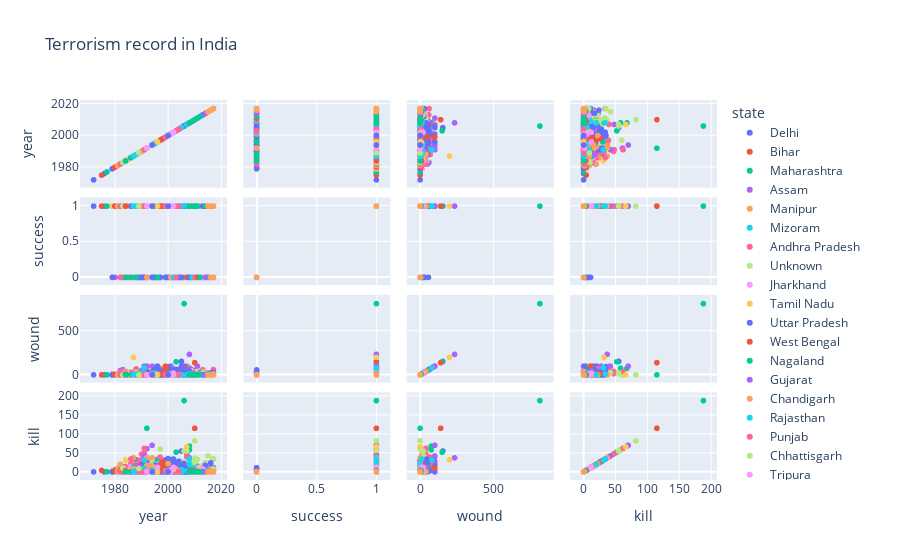

Source (notebook cell):
### Code cell
px.scatter_matrix(india, title='Terrorism record in India',dimensions=["year", "success", "wound", "kill"],color='state')

### Figure 1 — Plotly figure (JSON) as saved in the notebook; plotly's stock layout.template omitted (floating-point values rounded to 4 significant figures; data arrays with more than 128 entries replaced by an {"elided": "..."} marker saying what was removed)
{"data": [{"dimensions": [{"axis": {"matches": true}, "label": "year", "values": {"elided": "203 int values"}}, {"axis": {"matches": true}, "label": "success", "values": {"elided": "203 int values"}}, {"axis": {"matches": true}, "label": "wound", "values": {"elided": "203 int values"}}, {"axis": {"matches": true}, "label": "kill", "values": {"elided": "203 int values"}}], "hoverlabel": {"namelength": 0}, "hovertemplate": "state=Delhi<br>%{xaxis.title.text}=%{x}<br>%{yaxis.title.text}=%{y}", "legendgroup": "Delhi", "marker": {"color": "#636efa", "symbol": "circle"}, "name": "Delhi", "showlegend": true, "type": "splom"}, {"dimensions": [{"axis": {"matches": true}, "label": "year", "values": {"elided": "687 int values"}}, {"axis": {"matches": true}, "label": "success", "values": {"elided": "687 int values"}}, {"axis": {"matches": true}, "label": "wound", "values": {"elided": "687 int values"}}, {"axis": {"matches": true}, "label": "kill", "values": {"elided": "687 int values"}}], "hoverlabel": {"namelength": 0}, "hovertemplate": "state=Bihar<br>%{xaxis.title.text}=%{x}<br>%{yaxis.title.text}=%{y}", "legendgroup": "Bihar", "marker": {"color": "#EF553B", "symbol": "circle"}, "name": "Bihar", "showlegend": true, "type": "splom"}, {"dimensions": [{"axis": {"matches": true}, "label": "year", "values": {"elided": "302 int values"}}, {"axis": {"matches": true}, "label": "success", "values": {"elided": "302 int values"}}, {"axis": {"matches": true}, "label": "wound", "values": {"elided": "302 int values"}}, {"axis": {"matches": true}, "label": "kill", "values": {"elided": "302 int values"}}], "hoverlabel": {"namelength": 0}, "hovertemplate": "state=Maharashtra<br>%{xaxis.title.text}=%{x}<br>%{yaxis.title.text}=%{y}", "legendgroup": "Maharashtra", "marker": {"color": "#00cc96", "symbol": "circle"}, "name": "Maharashtra", "showlegend": true, "type": "splom"}, {"dimensions": [{"axis": {"matches": true}, "label": "year", "values": {"elided": "1151 int values"}}, {"axis": {"matches": true}, "label": "success", "values": {"elided": "1151 int values"}}, {"axis": {"matches": true}, "label": "wound", "values": {"elided": "1151 int values"}}, {"axis": {"matches": true}, "label": "kill", "values": {"elided": "1151 int values"}}], "hoverlabel": {"namelength": 0}, "hovertemplate": "state=Assam<br>%{xaxis.title.text}=%{x}<br>%{yaxis.title.text}=%{y}", "legendgroup": "Assam", "marker": {"color": "#ab63fa", "symbol": "circle"}, "name": "Assam", "showlegend": true, "type": "splom"}, {"dimensions": [{"axis": {"matches": true}, "label": "year", "values": {"elided": "1098 int values"}}, {"axis": {"matches": true}, "label": "success", "values": {"elided": "1098 int values"}}, {"axis": {"matches": true}, "label": "wound", "values": {"elided": "1098 int values"}}, {"axis": {"matches": true}, "label": "kill", "values": {"elided": "1098 int values"}}], "hoverlabel": {"namelength": 0}, "hovertemplate": "state=Manipur<br>%{xaxis.title.text}=%{x}<br>%{yaxis.title.text}=%{y}", "legendgroup": "Manipur", "marker": {"color": "#FFA15A", "symbol": "circle"}, "name": "Manipur", "showlegend": true, "type": "splom"}, {"dimensions": [{"axis": {"matches": true}, "label": "year", "values": [1979, 1979, 1979, 1979, 1979, 1982, 1982, 1991, 1991, 1992, 1992, 1999, 2011, 2012, 2012, 2013, 2013, 2014, 2014, 2014, 2014, 2014, 2014, 2015, 2015, 2015, 2017]}, {"axis": {"matches": true}, "label": "success", "values": [1, 1, 1, 1, 1, 1, 1, 1, 1, 1, 1, 1, 1, 1, 1, 1, 1, 1, 1, 1, 1, 1, 1, 1, 0, 0, 0]}, {"axis": {"matches": true}, "label": "wound", "values": [0, 0, 0, 0, 0, 0, 0, 0, 15, 0, 0, 0, 0, 0, 0, 0, 3, 0, 0, 0, 0, 0, 0, 0, 0, 6, 0]}, {"axis": {"matches": true}, "label": "kill", "values": [1, 0, 0, 1, 1, 1, 4, 4, 3, 6, 0, 8, 0, 0, 0, 0, 0, 0, 0, 0, 0, 0, 0, 0, 0, 3, 0]}], "hoverlabel": {"namelength": 0}, "hovertemplate": "state=Mizoram<br>%{xaxis.title.text}=%{x}<br>%{yaxis.title.text}=%{y}", "legendgroup": "Mizoram", "marker": {"color": "#19d3f3", "symbol": "circle"}, "name": "Mizoram", "showlegend": true, "type": "splom"}, {"dimensions": [{"axis": {"matches": true}, "label": "year", "values": {"elided": "251 int values"}}, {"axis": {"matches": true}, "label": "success", "values": {"elided": "251 int values"}}, {"axis": {"matches": true}, "label": "wound", "values": {"elided": "251 int values"}}, {"axis": {"matches": true}, "label": "kill", "values": {"elided": "251 int values"}}], "hoverlabel": {"namelength": 0}, "hovertemplate": "state=Andhra Pradesh<br>%{xaxis.title.text}=%{x}<br>%{yaxis.title.text}=%{y}", "legendgroup": "Andhra Pradesh", "marker": {"color": "#FF6692", "symbol": "circle"}, "name": "Andhra Pradesh", "showlegend": true, "type": "splom"}, {"dimensions": [{"axis": {"matches": true}, "label": "year", "values": {"elided": "156 int values"}}, {"axis": {"matches": true}, "label": "success", "values": {"elided": "156 int values"}}, {"axis": {"matches": true}, "label": "wound", "values": {"elided": "156 int values"}}, {"axis": {"matches": true}, "label": "kill", "values": {"elided": "156 int values"}}], "hoverlabel": {"namelength": 0}, "hovertemplate": "state=Unknown<br>%{xaxis.title.text}=%{x}<br>%{yaxis.title.text}=%{y}", "legendgroup": "Unknown", "marker": {"color": "#B6E880", "symbol": "circle"}, "name": "Unknown", "showlegend": true, "type": "splom"}, {"dimensions": [{"axis": {"matches": true}, "label": "year", "values": {"elided": "887 int values"}}, {"axis": {"matches": true}, "label": "success", "values": {"elided": "887 int values"}}, {"axis": {"matches": true}, "label": "wound", "values": {"elided": "887 int values"}}, {"axis": {"matches": true}, "label": "kill", "values": {"elided": "887 int values"}}], "hoverlabel": {"namelength": 0}, "hovertemplate": "state=Jharkhand<br>%{xaxis.title.text}=%{x}<br>%{yaxis.title.text}=%{y}", "legendgroup": "Jharkhand", "marker": {"color": "#FF97FF", "symbol": "circle"}, "name": "Jharkhand", "showlegend": true, "type": "splom"}, {"dimensions": [{"axis": {"matches": true}, "label": "year", "values": {"elided": "164 int values"}}, {"axis": {"matches": true}, "label": "success", "values": {"elided": "164 int values"}}, {"axis": {"matches": true}, "label": "wound", "values": {"elided": "164 int values"}}, {"axis": {"matches": true}, "label": "kill", "values": {"elided": "164 int values"}}], "hoverlabel": {"namelength": 0}, "hovertemplate": "state=Tamil Nadu<br>%{xaxis.title.text}=%{x}<br>%{yaxis.title.text}=%{y}", "legendgroup": "Tamil Nadu", "marker": {"color": "#FECB52", "symbol": "circle"}, "name": "Tamil Nadu", "showlegend": true, "type": "splom"}, {"dimensions": [{"axis": {"matches": true}, "label": "year", "values": {"elided": "200 int values"}}, {"axis": {"matches": true}, "label": "success", "values": {"elided": "200 int values"}}, {"axis": {"matches": true}, "label": "wound", "values": {"elided": "200 int values"}}, {"axis": {"matches": true}, "label": "kill", "values": {"elided": "200 int values"}}], "hoverlabel": {"namelength": 0}, "hovertemplate": "state=Uttar Pradesh<br>%{xaxis.title.text}=%{x}<br>%{yaxis.title.text}=%{y}", "legendgroup": "Uttar Pradesh", "marker": {"color": "#636efa", "symbol": "circle"}, "name": "Uttar Pradesh", "showlegend": true, "type": "splom"}, {"dimensions": [{"axis": {"matches": true}, "label": "year", "values": {"elided": "649 int values"}}, {"axis": {"matches": true}, "label": "success", "values": {"elided": "649 int values"}}, {"axis": {"matches": true}, "label": "wound", "values": {"elided": "649 int values"}}, {"axis": {"matches": true}, "label": "kill", "values": {"elided": "649 int values"}}], "hoverlabel": {"namelength": 0}, "hovertemplate": "state=West Bengal<br>%{xaxis.title.text}=%{x}<br>%{yaxis.title.text}=%{y}", "legendgroup": "West Bengal", "marker": {"color": "#EF553B", "symbol": "circle"}, "name": "West Bengal", "showlegend": true, "type": "splom"}, {"dimensions": [{"axis": {"matches": true}, "label": "year", "values": [1981, 1984, 1986, 1990, 1992, 1992, 1994, 1995, 1995, 1996, 1996, 1996, 1996, 1996, 1997, 1997, 1997, 1997, 1999, 2000, 2001, 2002, 2004, 2005, 2007, 2008, 2008, 2008, 2008, 2008, 2008, 2008, 2008, 2008, 2008, 2008, 2008, 2008, 2008, 2008, 2008, 2008, 2008, 2008, 2008, 2008, 2008, 2008, 2008, 2008, 2008, 2009, 2009, 2009, 2009, 2009, 2009, 2010, 2011, 2011, 2011, 2011, 2011, 2012, 2013, 2013, 2013, 2013, 2013, 2013, 2013, 2013, 2014, 2014, 2014, 2014, 2015, 2015, 2015, 2015, 2015, 2015, 2015, 2015, 2015, 2015, 2015, 2015, 2015, 2015, 2015, 2015, 2015, 2015, 2015, 2015, 2015, 2015, 2015, 2015, 2016, 2016, 2016, 2016, 2016, 2016, 2017, 2017, 2017, 2017, 2017, 2017, 2017, 2017, 2017]}, {"axis": {"matches": true}, "label": "success", "values": [1, 1, 1, 0, 1, 1, 1, 1, 1, 1, 1, 1, 1, 1, 1, 1, 1, 1, 0, 1, 1, 1, 1, 1, 1, 1, 1, 1, 1, 1, 1, 1, 1, 1, 1, 1, 1, 1, 1, 1, 1, 1, 1, 1, 1, 1, 1, 1, 1, 1, 1, 1, 1, 1, 1, 1, 1, 1, 1, 1, 1, 1, 1, 0, 1, 1, 1, 1, 1, 1, 1, 1, 1, 1, 1, 1, 1, 1, 0, 1, 1, 1, 1, 1, 1, 1, 0, 1, 0, 1, 1, 1, 1, 1, 1, 1, 0, 0, 0, 0, 1, 0, 1, 0, 1, 1, 0, 1, 1, 1, 0, 1, 1, 0, 1]}, {"axis": {"matches": true}, "label": "wound", "values": [0, 0, 5, 1, 0, 0, 0, 20, 6, 5, 0, 4, 31, 11, 10, 15, 0, 0, 0, 12, 0, 2, 40, 5, 2, 0, 0, 0, 0, 0, 0, 0, 0, 0, 0, 0, 0, 0, 0, 0, 0, 0, 2, 3, 0, 0, 0, 0, 0, 1, 1, 0, 0, 0, 0, 0, 0, 0, 0, 2, 3, 0, 0, 0, 2, 3, 0, 1, 1, 1, 0, 0, 0, 0, 0, 0, 0, 0, 0, 0, 4, 2, 0, 3, 0, 6, 0, 0, 0, 1, 0, 0, 2, 0, 2, 1, 0, 0, 0, 0, 1, 0, 4, 0, 3, 0, 0, 0, 0, 4, 0, 0, 1, 0, 1]}, {"axis": {"matches": true}, "label": "kill", "values": [3, 1, 7, 2, 4, 13, 0, 8, 9, 6, 2, 6, 30, 3, 6, 8, 0, 0, 2, 4, 0, 2, 12, 0, 0, 2, 1, 2, 2, 0, 7, 5, 1, 1, 1, 2, 2, 0, 1, 1, 0, 1, 0, 1, 1, 3, 1, 1, 0, 0, 0, 0, 0, 0, 1, 0, 1, 0, 1, 2, 1, 0, 0, 0, 0, 0, 1, 0, 0, 1, 0, 0, 0, 0, 0, 0, 0, 0, 0, 0, 0, 0, 0, 0, 1, 9, 0, 0, 0, 0, 0, 0, 2, 0, 2, 0, 0, 0, 0, 1, 0, 0, 0, 0, 0, 0, 0, 0, 1, 1, 0, 1, 0, 0, 0]}], "hoverlabel": {"namelength": 0}, "hovertemplate": "state=Nagaland<br>%{xaxis.title.text}=%{x}<br>%{yaxis.title.text}=%{y}", "legendgroup": "Nagaland", "marker": {"color": "#00cc96", "symbol": "circle"}, "name": "Nagaland", "showlegend": true, "type": "splom"}, {"dimensions": [{"axis": {"matches": true}, "label": "year", "values": [1981, 1987, 1987, 1988, 1988, 1988, 1990, 1990, 1990, 1990, 1991, 1992, 1992, 1994, 1994, 1999, 2002, 2002, 2002, 2002, 2002, 2002, 2003, 2005, 2006, 2008, 2008, 2008, 2008, 2008, 2008, 2008, 2008, 2008, 2008, 2008, 2008, 2008, 2008, 2008, 2008, 2008, 2008, 2008, 2008, 2008, 2008, 2008, 2008, 2008, 2008, 2008, 2008, 2008, 2008, 2008, 2008, 2008, 2008, 2008, 2008, 2008, 2008, 2008, 2008, 2008, 2008, 2008, 2008, 2008, 2008, 2008, 2008, 2009, 2009, 2012, 2013, 2013, 2016, 2016, 2017, 2017, 2017, 2017]}, {"axis": {"matches": true}, "label": "success", "values": [1, 1, 1, 1, 1, 1, 1, 1, 1, 1, 1, 1, 1, 1, 1, 1, 1, 1, 1, 1, 1, 1, 1, 1, 1, 1, 1, 1, 1, 1, 1, 1, 1, 1, 1, 1, 1, 1, 1, 1, 1, 1, 0, 0, 0, 0, 0, 0, 0, 0, 0, 0, 0, 0, 0, 0, 0, 0, 0, 0, 0, 0, 0, 0, 0, 0, 0, 0, 0, 0, 1, 1, 1, 0, 0, 1, 1, 0, 0, 1, 0, 0, 0, 1]}, {"axis": {"matches": true}, "label": "wound", "values": [0, 0, 0, 0, 0, 2, 0, 0, 0, 5, 0, 100, 2, 6, 4, 0, 4, 4, 4, 0, 0, 70, 0, 0, 25, 11, 11, 11, 12, 12, 12, 11, 12, 12, 12, 12, 12, 12, 12, 12, 12, 12, 0, 0, 0, 0, 0, 0, 0, 0, 0, 0, 0, 0, 0, 0, 0, 0, 0, 0, 0, 0, 0, 0, 0, 0, 0, 0, 0, 0, 9, 0, 0, 0, 0, 5, 1, 1, 0, 0, 1, 0, 0, 1]}, {"axis": {"matches": true}, "label": "kill", "values": [1, 5, 5, 4, 7, 2, 0, 3, 1, 0, 3, 27, 1, 3, 4, 1, 0, 0, 0, 0, 0, 33, 1, 0, 0, 3, 3, 3, 4, 4, 4, 3, 3, 3, 3, 3, 4, 4, 3, 3, 3, 3, 0, 0, 0, 0, 0, 0, 0, 0, 0, 0, 0, 0, 0, 0, 0, 0, 0, 0, 0, 0, 0, 0, 0, 0, 0, 0, 0, 0, 1, 0, 1, 0, 0, 0, 0, 0, 0, 0, 0, 0, 0, 0]}], "hoverlabel": {"namelength": 0}, "hovertemplate": "state=Gujarat<br>%{xaxis.title.text}=%{x}<br>%{yaxis.title.text}=%{y}", "legendgroup": "Gujarat", "marker": {"color": "#ab63fa", "symbol": "circle"}, "name": "Gujarat", "showlegend": true, "type": "splom"}, {"dimensions": [{"axis": {"matches": true}, "label": "year", "values": [1981, 1981, 1983, 1983, 1983, 1984, 1984, 1985, 1985, 1985, 1985, 1985, 1986, 1986, 1986, 1987, 1987, 1987, 1987, 1987, 1988, 1988, 1988, 1988, 1988, 1988, 1988, 1989, 1989, 1990, 1990, 1990, 1990, 1990, 1990, 1991, 1991, 1991, 1991, 1991, 1991, 1991, 1991, 1992, 1995, 1999, 2014]}, {"axis": {"matches": true}, "label": "success", "values": [1, 1, 1, 0, 0, 1, 1, 1, 1, 1, 0, 1, 1, 1, 1, 1, 1, 1, 1, 1, 1, 0, 1, 1, 1, 1, 1, 1, 1, 1, 1, 1, 1, 1, 1, 1, 1, 1, 0, 1, 1, 0, 1, 1, 1, 1, 1]}, {"axis": {"matches": true}, "label": "wound", "values": [2, 0, 24, 0, 0, 0, 7, 0, 0, 0, 0, 0, 0, 0, 8, 0, 15, 0, 0, 8, 0, 1, 0, 0, 1, 0, 2, 0, 0, 13, 0, 0, 0, 0, 0, 0, 0, 0, 11, 1, 1, 15, 0, 0, 30, 2, 0]}, {"axis": {"matches": true}, "label": "kill", "values": [1, 3, 3, 0, 0, 1, 1, 1, 1, 1, 0, 0, 1, 1, 24, 0, 9, 8, 37, 2, 12, 0, 3, 4, 1, 0, 1, 1, 2, 6, 1, 4, 2, 7, 1, 30, 1, 1, 0, 0, 2, 2, 0, 1, 16, 0, 0]}], "hoverlabel": {"namelength": 0}, "hovertemplate": "state=Chandigarh<br>%{xaxis.title.text}=%{x}<br>%{yaxis.title.text}=%{y}", "legendgroup": "Chandigarh", "marker": {"color": "#FFA15A", "symbol": "circle"}, "name": "Chandigarh", "showlegend": true, "type": "splom"}, {"dimensions": [{"axis": {"matches": true}, "label": "year", "values": [1982, 1984, 1987, 1987, 1987, 1988, 1988, 1988, 1988, 1988, 1988, 1988, 1989, 1989, 1989, 1989, 1989, 1989, 1990, 1990, 1991, 1992, 1992, 1992, 1995, 1995, 1996, 1996, 1996, 1996, 1997, 1997, 1997, 2007, 2008, 2008, 2011, 2012, 2013, 2015, 2016, 2017]}, {"axis": {"matches": true}, "label": "success", "values": [1, 1, 1, 1, 1, 1, 1, 1, 1, 1, 1, 1, 1, 1, 1, 1, 1, 1, 1, 1, 1, 1, 1, 1, 1, 1, 1, 1, 1, 0, 0, 0, 1, 1, 1, 1, 1, 1, 1, 1, 1, 0]}, {"axis": {"matches": true}, "label": "wound", "values": [1, 0, 0, 0, 0, 0, 1, 0, 0, 0, 0, 0, 0, 0, 0, 0, 0, 2, 0, 0, 1, 3, 5, 0, 0, 6, 1, 30, 30, 0, 0, 0, 9, 18, 0, 0, 0, 1, 0, 0, 1, 0]}, {"axis": {"matches": true}, "label": "kill", "values": [1, 2, 1, 1, 1, 2, 1, 1, 5, 9, 1, 4, 1, 3, 1, 2, 7, 0, 4, 3, 1, 10, 4, 17, 0, 5, 0, 14, 8, 0, 0, 0, 4, 3, 0, 0, 0, 0, 2, 0, 0, 0]}], "hoverlabel": {"namelength": 0}, "hovertemplate": "state=Rajasthan<br>%{xaxis.title.text}=%{x}<br>%{yaxis.title.text}=%{y}", "legendgroup": "Rajasthan", "marker": {"color": "#19d3f3", "symbol": "circle"}, "name": "Rajasthan", "showlegend": true, "type": "splom"}, {"dimensions": [{"axis": {"matches": true}, "label": "year", "values": {"elided": "940 int values"}}, {"axis": {"matches": true}, "label": "success", "values": {"elided": "940 int values"}}, {"axis": {"matches": true}, "label": "wound", "values": {"elided": "940 int values"}}, {"axis": {"matches": true}, "label": "kill", "values": {"elided": "940 int values"}}], "hoverlabel": {"namelength": 0}, "hovertemplate": "state=Punjab<br>%{xaxis.title.text}=%{x}<br>%{yaxis.title.text}=%{y}", "legendgroup": "Punjab", "marker": {"color": "#FF6692", "symbol": "circle"}, "name": "Punjab", "showlegend": true, "type": "splom"}, {"dimensions": [{"axis": {"matches": true}, "label": "year", "values": {"elided": "979 int values"}}, {"axis": {"matches": true}, "label": "success", "values": {"elided": "979 int values"}}, {"axis": {"matches": true}, "label": "wound", "values": {"elided": "979 int values"}}, {"axis": {"matches": true}, "label": "kill", "values": {"elided": "979 int values"}}], "hoverlabel": {"namelength": 0}, "hovertemplate": "state=Chhattisgarh<br>%{xaxis.title.text}=%{x}<br>%{yaxis.title.text}=%{y}", "legendgroup": "Chhattisgarh", "marker": {"color": "#B6E880", "symbol": "circle"}, "name": "Chhattisgarh", "showlegend": true, "type": "splom"}, {"dimensions": [{"axis": {"matches": true}, "label": "year", "values": [1984, 1984, 1984, 1984, 1985, 1986, 1986, 1986, 1987, 1989, 1989, 1989, 1991, 1991, 1991, 1992, 1992, 1996, 1996, 1996, 1997, 1997, 1998, 1998, 1998, 1999, 1999, 1999, 1999, 1999, 1999, 1999, 2000, 2000, 2000, 2000, 2000, 2000, 2000, 2000, 2000, 2000, 2000, 2000, 2000, 2000, 2000, 2000, 2000, 2000, 2000, 2000, 2000, 2001, 2001, 2001, 2001, 2001, 2001, 2001, 2002, 2002, 2003, 2003, 2003, 2003, 2003, 2003, 2003, 2003, 2003, 2003, 2004, 2005, 2006, 2006, 2008, 2008, 2008, 2008, 2008, 2008, 2008, 2009, 2009, 2009, 2009, 2009, 2009, 2010, 2010, 2011, 2011, 2011, 2011, 2011, 2011, 2011, 2012, 2012, 2012, 2012, 2013, 2013, 2013, 2014, 2014, 2014, 2014, 2014, 2014, 2014, 2014, 2015, 2017, 2017, 2017]}, {"axis": {"matches": true}, "label": "success", "values": [1, 0, 1, 1, 1, 1, 1, 1, 1, 1, 1, 1, 1, 1, 1, 1, 1, 1, 1, 1, 1, 1, 1, 1, 1, 1, 1, 1, 1, 1, 1, 1, 1, 1, 1, 1, 1, 1, 1, 1, 1, 1, 1, 1, 1, 1, 1, 1, 1, 1, 1, 1, 1, 1, 1, 1, 1, 1, 1, 1, 1, 1, 1, 1, 1, 1, 1, 1, 1, 1, 1, 1, 1, 1, 1, 1, 1, 1, 1, 1, 1, 1, 1, 1, 1, 1, 1, 1, 1, 0, 1, 1, 1, 1, 1, 0, 1, 1, 1, 0, 1, 1, 1, 1, 1, 1, 1, 1, 1, 1, 1, 1, 1, 1, 0, 1, 1]}, {"axis": {"matches": true}, "label": "wound", "values": [0, 0, 0, 25, 1, 6, 6, 0, 0, 0, 2, 0, 1, 0, 1, 0, 0, 0, 4, 17, 0, 0, 0, 0, 0, 0, 0, 0, 0, 0, 5, 9, 0, 0, 2, 0, 15, 0, 0, 0, 0, 0, 0, 1, 1, 0, 0, 0, 1, 15, 7, 5, 6, 0, 0, 0, 0, 3, 3, 0, 13, 0, 2, 8, 0, 3, 3, 0, 1, 1, 0, 3, 0, 0, 0, 2, 0, 0, 19, 19, 19, 0, 0, 1, 1, 2, 0, 0, 1, 0, 0, 1, 0, 0, 0, 0, 0, 2, 0, 0, 0, 0, 0, 0, 0, 7, 0, 0, 0, 0, 0, 1, 0, 0, 0, 0, 0]}, {"axis": {"matches": true}, "label": "kill", "values": [4, 0, 3, 3, 2, 5, 14, 1, 5, 1, 1, 3, 2, 1, 1, 4, 3, 5, 8, 20, 2, 20, 3, 1, 7, 3, 0, 0, 8, 7, 8, 5, 0, 0, 0, 0, 2, 0, 0, 0, 0, 0, 0, 0, 8, 2, 25, 0, 1, 0, 1, 3, 7, 0, 0, 1, 13, 5, 9, 1, 12, 1, 5, 11, 6, 9, 19, 2, 4, 4, 4, 6, 5, 8, 3, 3, 1, 1, 1, 1, 1, 0, 0, 2, 0, 0, 0, 1, 8, 0, 2, 1, 0, 0, 0, 0, 0, 0, 0, 0, 0, 0, 0, 3, 0, 0, 0, 0, 0, 0, 1, 2, 2, 0, 0, 1, 0]}], "hoverlabel": {"namelength": 0}, "hovertemplate": "state=Tripura<br>%{xaxis.title.text}=%{x}<br>%{yaxis.title.text}=%{y}", "legendgroup": "Tripura", "marker": {"color": "#FF97FF", "symbol": "circle"}, "name": "Tripura", "showlegend": true, "type": "splom"}, {"dimensions": [{"axis": {"matches": true}, "label": "year", "values": [1984, 1984, 1984, 1984, 1984, 1985, 1988, 1988, 1988, 1988, 1988, 1988, 1988, 1988, 1988, 1988, 1988, 1988, 1988, 1989, 1989, 1989, 1989, 1989, 1990, 1990, 1991, 1991, 1991, 1992, 1992, 1995, 1996, 1996, 1996, 1997, 1997, 1997, 1997, 2007, 2008, 2008, 2012, 2013, 2014, 2016, 2016, 2016, 2016, 2017]}, {"axis": {"matches": true}, "label": "success", "values": [1, 1, 1, 0, 1, 1, 0, 1, 1, 1, 1, 0, 1, 1, 1, 1, 1, 1, 1, 1, 1, 1, 1, 1, 1, 1, 1, 1, 1, 1, 1, 1, 1, 1, 1, 1, 1, 1, 1, 1, 1, 1, 1, 1, 1, 1, 1, 1, 1, 1]}, {"axis": {"matches": true}, "label": "wound", "values": [1, 0, 0, 0, 3, 16, 1, 6, 0, 5, 25, 0, 1, 30, 15, 0, 20, 0, 25, 1, 3, 0, 45, 0, 22, 12, 0, 0, 20, 1, 0, 8, 37, 8, 7, 9, 9, 18, 3, 0, 10, 0, 2, 1, 0, 0, 0, 8, 1, 0]}, {"axis": {"matches": true}, "label": "kill", "values": [3, 1, 2, 0, 0, 3, 1, 6, 2, 13, 13, 0, 0, 14, 6, 2, 3, 1, 19, 2, 1, 1, 13, 2, 14, 3, 3, 10, 23, 5, 15, 0, 12, 0, 0, 0, 0, 1, 2, 66, 0, 0, 3, 0, 1, 0, 0, 0, 1, 1]}], "hoverlabel": {"namelength": 0}, "hovertemplate": "state=Haryana<br>%{xaxis.title.text}=%{x}<br>%{yaxis.title.text}=%{y}", "legendgroup": "Haryana", "marker": {"color": "#FECB52", "symbol": "circle"}, "name": "Haryana", "showlegend": true, "type": "splom"}, {"dimensions": [{"axis": {"matches": true}, "label": "year", "values": {"elided": "2450 int values"}}, {"axis": {"matches": true}, "label": "success", "values": {"elided": "2450 int values"}}, {"axis": {"matches": true}, "label": "wound", "values": {"elided": "2450 int values"}}, {"axis": {"matches": true}, "label": "kill", "values": {"elided": "2450 int values"}}], "hoverlabel": {"namelength": 0}, "hovertemplate": "state=Jammu and Kashmir<br>%{xaxis.title.text}=%{x}<br>%{yaxis.title.text}=%{y}", "legendgroup": "Jammu and Kashmir", "marker": {"color": "#636efa", "symbol": "circle"}, "name": "Jammu and Kashmir", "showlegend": true, "type": "splom"}, {"dimensions": [{"axis": {"matches": true}, "label": "year", "values": [1984, 1987, 1987, 1988, 1988, 1988, 1988, 1988, 1989, 1990, 1990, 1990, 1990, 1990, 1990, 1991, 1992, 1994, 1997, 1998, 1998, 1999, 1999, 2016]}, {"axis": {"matches": true}, "label": "success", "values": [1, 1, 1, 1, 1, 1, 1, 1, 1, 1, 1, 1, 1, 1, 1, 1, 0, 1, 1, 1, 1, 1, 1, 1]}, {"axis": {"matches": true}, "label": "wound", "values": [10, 0, 0, 0, 0, 4, 0, 4, 20, 13, 0, 18, 8, 0, 0, 0, 0, 12, 10, 11, 3, 100, 51, 1]}, {"axis": {"matches": true}, "label": "kill", "values": [3, 1, 4, 0, 4, 0, 1, 0, 16, 3, 0, 1, 8, 1, 1, 1, 0, 10, 18, 26, 5, 11, 12, 0]}], "hoverlabel": {"namelength": 0}, "hovertemplate": "state=Himachal Pradesh<br>%{xaxis.title.text}=%{x}<br>%{yaxis.title.text}=%{y}", "legendgroup": "Himachal Pradesh", "marker": {"color": "#EF553B", "symbol": "circle"}, "name": "Himachal Pradesh", "showlegend": true, "type": "splom"}, {"dimensions": [{"axis": {"matches": true}, "label": "year", "values": [1984, 1986, 1987, 1987, 1988, 1988, 1988, 1989, 1989, 1989, 1989, 1989, 1990, 1990, 1994, 1994, 1994, 1994, 1996, 1996, 1996, 1996, 2000, 2000, 2002, 2005, 2005, 2007, 2008, 2008, 2008, 2008, 2008, 2008, 2008, 2008, 2008, 2008, 2009, 2009, 2010, 2010, 2012, 2012, 2012, 2013, 2013, 2013, 2013, 2013, 2014, 2014, 2014, 2014, 2015, 2015, 2015, 2015, 2015, 2016, 2016, 2016, 2016, 2016, 2016, 2016, 2016, 2017, 2017, 2017, 2017]}, {"axis": {"matches": true}, "label": "success", "values": [0, 0, 1, 1, 1, 1, 0, 1, 1, 1, 1, 1, 1, 1, 1, 1, 1, 1, 1, 1, 0, 1, 1, 1, 1, 1, 1, 1, 1, 1, 1, 1, 1, 1, 1, 1, 1, 1, 0, 1, 1, 0, 1, 1, 1, 0, 1, 1, 1, 1, 0, 0, 0, 1, 1, 1, 1, 1, 1, 1, 1, 1, 1, 1, 1, 1, 0, 1, 1, 1, 1]}, {"axis": {"matches": true}, "label": "wound", "values": [0, 2, 0, 4, 0, 0, 0, 2, 0, 0, 0, 0, 50, 18, 0, 2, 2, 0, 0, 0, 0, 0, 1, 0, 0, 0, 4, 0, 0, 0, 2, 3, 2, 2, 3, 2, 3, 3, 0, 1, 10, 7, 0, 0, 5, 0, 16, 2, 0, 0, 1, 0, 0, 3, 0, 0, 0, 1, 0, 0, 0, 0, 0, 0, 0, 1, 0, 0, 0, 1, 0]}, {"axis": {"matches": true}, "label": "kill", "values": [0, 0, 6, 13, 8, 2, 0, 0, 1, 3, 2, 1, 12, 11, 0, 1, 2, 2, 0, 1, 0, 0, 0, 0, 1, 6, 1, 3, 0, 0, 1, 0, 1, 1, 0, 0, 0, 0, 0, 1, 0, 0, 1, 1, 2, 0, 0, 0, 0, 0, 0, 0, 0, 1, 0, 0, 1, 0, 0, 1, 0, 1, 1, 0, 0, 0, 0, 1, 1, 0, 1]}], "hoverlabel": {"namelength": 0}, "hovertemplate": "state=Karnataka<br>%{xaxis.title.text}=%{x}<br>%{yaxis.title.text}=%{y}", "legendgroup": "Karnataka", "marker": {"color": "#00cc96", "symbol": "circle"}, "name": "Karnataka", "showlegend": true, "type": "splom"}, {"dimensions": [{"axis": {"matches": true}, "label": "year", "values": [1987, 1987, 1987, 1987, 1988, 1988, 1988, 1988, 1989, 1989, 1989, 1989, 1990, 1990, 1990, 1991, 1991, 1992, 1994, 2000, 2001, 2009, 2014, 2017]}, {"axis": {"matches": true}, "label": "success", "values": [1, 1, 1, 1, 1, 1, 1, 1, 1, 1, 1, 1, 1, 1, 1, 1, 1, 1, 1, 1, 1, 1, 1, 0]}, {"axis": {"matches": true}, "label": "wound", "values": [0, 4, 0, 1, 0, 0, 0, 0, 15, 0, 0, 0, 36, 0, 42, 15, 100, 0, 6, 0, 0, 0, 0, 0]}, {"axis": {"matches": true}, "label": "kill", "values": [5, 4, 1, 0, 3, 4, 18, 1, 3, 1, 0, 5, 5, 0, 12, 2, 42, 2, 0, 5, 2, 1, 1, 0]}], "hoverlabel": {"namelength": 0}, "hovertemplate": "state=Uttaranchal<br>%{xaxis.title.text}=%{x}<br>%{yaxis.title.text}=%{y}", "legendgroup": "Uttaranchal", "marker": {"color": "#ab63fa", "symbol": "circle"}, "name": "Uttaranchal", "showlegend": true, "type": "splom"}, {"dimensions": [{"axis": {"matches": true}, "label": "year", "values": [1987, 1987, 1987, 1988, 1988, 1988, 1988, 1988, 1988, 1988, 1988, 1989, 1989, 1989, 1989, 1989, 1989, 1990, 1990, 1990, 1990, 1991, 1991, 1992, 1992, 1992, 1992, 1992, 1994, 1994, 1994, 1995, 1996, 2000, 2001, 2001, 2003, 2009, 2010, 2010, 2012, 2012, 2012, 2012, 2012, 2013, 2013, 2014, 2014, 2014, 2014, 2015, 2015, 2015, 2015, 2015, 2015, 2016, 2016, 2016, 2016, 2016, 2016, 2016, 2016, 2016, 2016, 2016, 2016, 2016, 2016, 2016, 2017, 2017, 2017]}, {"axis": {"matches": true}, "label": "success", "values": [1, 1, 1, 1, 1, 1, 1, 1, 1, 1, 1, 1, 1, 1, 1, 1, 1, 1, 1, 1, 1, 1, 1, 1, 1, 1, 0, 1, 1, 1, 1, 1, 1, 1, 0, 1, 1, 1, 1, 1, 1, 1, 1, 0, 0, 1, 1, 0, 1, 0, 0, 0, 1, 1, 0, 1, 0, 1, 1, 1, 1, 1, 0, 1, 1, 1, 1, 0, 1, 1, 1, 1, 1, 1, 1]}, {"axis": {"matches": true}, "label": "wound", "values": [0, 1, 1, 0, 0, 0, 0, 40, 3, 0, 0, 0, 0, 0, 0, 0, 18, 0, 0, 5, 0, 0, 5, 0, 0, 2, 0, 0, 4, 1, 15, 0, 0, 0, 1, 0, 0, 2, 0, 1, 0, 0, 0, 0, 0, 1, 1, 0, 0, 0, 1, 3, 2, 1, 1, 3, 0, 6, 0, 0, 0, 1, 1, 0, 0, 0, 0, 0, 0, 0, 0, 0, 0, 10, 0]}, {"axis": {"matches": true}, "label": "kill", "values": [9, 3, 4, 0, 2, 1, 1, 0, 0, 5, 1, 3, 2, 4, 0, 1, 2, 2, 1, 4, 3, 1, 5, 37, 5, 17, 0, 0, 7, 16, 3, 1, 0, 22, 0, 0, 8, 0, 0, 1, 1, 0, 0, 0, 0, 1, 0, 0, 1, 0, 0, 0, 0, 0, 0, 1, 0, 7, 1, 0, 0, 1, 0, 1, 0, 1, 0, 0, 0, 1, 1, 1, 2, 0, 0]}], "hoverlabel": {"namelength": 0}, "hovertemplate": "state=Madhya Pradesh<br>%{xaxis.title.text}=%{x}<br>%{yaxis.title.text}=%{y}", "legendgroup": "Madhya Pradesh", "marker": {"color": "#FFA15A", "symbol": "circle"}, "name": "Madhya Pradesh", "showlegend": true, "type": "splom"}, {"dimensions": [{"axis": {"matches": true}, "label": "year", "values": {"elided": "221 int values"}}, {"axis": {"matches": true}, "label": "success", "values": {"elided": "221 int values"}}, {"axis": {"matches": true}, "label": "wound", "values": {"elided": "221 int values"}}, {"axis": {"matches": true}, "label": "kill", "values": {"elided": "221 int values"}}], "hoverlabel": {"namelength": 0}, "hovertemplate": "state=Orissa<br>%{xaxis.title.text}=%{x}<br>%{yaxis.title.text}=%{y}", "legendgroup": "Orissa", "marker": {"color": "#19d3f3", "symbol": "circle"}, "name": "Orissa", "showlegend": true, "type": "splom"}, {"dimensions": [{"axis": {"matches": true}, "label": "year", "values": [1989, 1991, 1992, 1992, 1999, 2002, 2003, 2003, 2004, 2009, 2009, 2009, 2009, 2009, 2010, 2010, 2010, 2010, 2011, 2012, 2012, 2012, 2012, 2012, 2012, 2012, 2012, 2013, 2013, 2013, 2013, 2014, 2014, 2014, 2014, 2014, 2014, 2014, 2014, 2015, 2015, 2015, 2015, 2015, 2015, 2015, 2015, 2015, 2015, 2015, 2015, 2015, 2015, 2015, 2015, 2015, 2015, 2015, 2015, 2016, 2016, 2016, 2016, 2016, 2016, 2016, 2016, 2016, 2016, 2016, 2016, 2016, 2016, 2016, 2016, 2016, 2016, 2016, 2016, 2016, 2016, 2017, 2017, 2017, 2017, 2017, 2017, 2017, 2017, 2017, 2017, 2017, 2017, 2017, 2017, 2017, 2017, 2017]}, {"axis": {"matches": true}, "label": "success", "values": [1, 1, 1, 1, 1, 1, 1, 0, 1, 1, 1, 1, 1, 1, 0, 1, 1, 1, 1, 0, 0, 1, 1, 1, 1, 1, 1, 1, 1, 1, 1, 1, 1, 1, 1, 1, 1, 1, 1, 1, 1, 1, 1, 0, 1, 1, 1, 1, 1, 1, 1, 0, 1, 1, 0, 1, 0, 1, 1, 1, 1, 0, 0, 0, 0, 0, 1, 1, 1, 0, 0, 1, 0, 1, 1, 1, 1, 1, 1, 1, 1, 1, 1, 1, 0, 1, 1, 1, 1, 1, 1, 1, 1, 1, 0, 1, 1, 1]}, {"axis": {"matches": true}, "label": "wound", "values": [0, 0, 0, 0, 0, 1, 0, 0, 7, 0, 5, 0, 0, 1, 0, 0, 0, 1, 0, 0, 0, 3, 1, 1, 0, 0, 0, 1, 2, 0, 0, 1, 0, 0, 0, 0, 0, 0, 0, 0, 0, 0, 0, 0, 1, 1, 0, 0, 0, 2, 0, 0, 2, 0, 2, 3, 0, 1, 0, 0, 0, 0, 0, 0, 0, 0, 0, 1, 0, 0, 0, 0, 0, 3, 0, 0, 0, 2, 0, 0, 0, 0, 0, 0, 0, 0, 0, 0, 0, 0, 0, 0, 0, 0, 0, 1, 0, 0]}, {"axis": {"matches": true}, "label": "kill", "values": [1, 0, 0, 2, 2, 0, 0, 0, 0, 0, 0, 0, 1, 0, 0, 0, 0, 0, 0, 0, 0, 0, 0, 0, 0, 1, 0, 1, 0, 0, 0, 0, 0, 0, 0, 0, 0, 0, 0, 0, 0, 0, 0, 0, 0, 0, 0, 0, 1, 0, 1, 0, 0, 0, 0, 0, 0, 0, 0, 0, 0, 0, 0, 0, 0, 0, 0, 0, 0, 0, 0, 1, 0, 0, 0, 0, 0, 0, 0, 0, 0, 0, 0, 0, 0, 0, 1, 0, 0, 0, 0, 0, 0, 0, 0, 0, 0, 0]}], "hoverlabel": {"namelength": 0}, "hovertemplate": "state=Kerala<br>%{xaxis.title.text}=%{x}<br>%{yaxis.title.text}=%{y}", "legendgroup": "Kerala", "marker": {"color": "#FF6692", "symbol": "circle"}, "name": "Kerala", "showlegend": true, "type": "splom"}, {"dimensions": [{"axis": {"matches": true}, "label": "year", "values": {"elided": "428 int values"}}, {"axis": {"matches": true}, "label": "success", "values": {"elided": "428 int values"}}, {"axis": {"matches": true}, "label": "wound", "values": {"elided": "428 int values"}}, {"axis": {"matches": true}, "label": "kill", "values": {"elided": "428 int values"}}], "hoverlabel": {"namelength": 0}, "hovertemplate": "state=Odisha<br>%{xaxis.title.text}=%{x}<br>%{yaxis.title.text}=%{y}", "legendgroup": "Odisha", "marker": {"color": "#B6E880", "symbol": "circle"}, "name": "Odisha", "showlegend": true, "type": "splom"}, {"dimensions": [{"axis": {"matches": true}, "label": "year", "values": {"elided": "294 int values"}}, {"axis": {"matches": true}, "label": "success", "values": {"elided": "294 int values"}}, {"axis": {"matches": true}, "label": "wound", "values": {"elided": "294 int values"}}, {"axis": {"matches": true}, "label": "kill", "values": {"elided": "294 int values"}}], "hoverlabel": {"namelength": 0}, "hovertemplate": "state=Meghalaya<br>%{xaxis.title.text}=%{x}<br>%{yaxis.title.text}=%{y}", "legendgroup": "Meghalaya", "marker": {"color": "#FF97FF", "symbol": "circle"}, "name": "Meghalaya", "showlegend": true, "type": "splom"}, {"dimensions": [{"axis": {"matches": true}, "label": "year", "values": [1994, 1994, 1994, 1996]}, {"axis": {"matches": true}, "label": "success", "values": [1, 1, 1, 1]}, {"axis": {"matches": true}, "label": "wound", "values": [0, 0, 0, 3]}, {"axis": {"matches": true}, "label": "kill", "values": [0, 0, 0, 0]}], "hoverlabel": {"namelength": 0}, "hovertemplate": "state=Sikkim<br>%{xaxis.title.text}=%{x}<br>%{yaxis.title.text}=%{y}", "legendgroup": "Sikkim", "marker": {"color": "#FECB52", "symbol": "circle"}, "name": "Sikkim", "showlegend": true, "type": "splom"}, {"dimensions": [{"axis": {"matches": true}, "label": "year", "values": [1994, 2000, 2009, 2013, 2015]}, {"axis": {"matches": true}, "label": "success", "values": [1, 1, 1, 1, 0]}, {"axis": {"matches": true}, "label": "wound", "values": [0, 0, 0, 1, 0]}, {"axis": {"matches": true}, "label": "kill", "values": [0, 0, 2, 0, 0]}], "hoverlabel": {"namelength": 0}, "hovertemplate": "state=Goa<br>%{xaxis.title.text}=%{x}<br>%{yaxis.title.text}=%{y}", "legendgroup": "Goa", "marker": {"color": "#636efa", "symbol": "circle"}, "name": "Goa", "showlegend": true, "type": "splom"}, {"dimensions": [{"axis": {"matches": true}, "label": "year", "values": [2008, 2008, 2008, 2008, 2008, 2008, 2008, 2008, 2008, 2009, 2009, 2009, 2009, 2009, 2009, 2009, 2009, 2009, 2010, 2010, 2010, 2010, 2010, 2010, 2010, 2010, 2010, 2010, 2010, 2010, 2010, 2010, 2010, 2010, 2010, 2010, 2010, 2011, 2011, 2011, 2011]}, {"axis": {"matches": true}, "label": "success", "values": [1, 1, 1, 1, 1, 1, 1, 1, 1, 1, 1, 1, 1, 1, 1, 1, 1, 1, 1, 1, 1, 1, 1, 1, 1, 1, 1, 1, 1, 1, 1, 1, 1, 1, 1, 1, 1, 1, 1, 1, 0]}, {"axis": {"matches": true}, "label": "wound", "values": [0, 0, 0, 0, 0, 0, 0, 0, 1, 0, 0, 0, 1, 0, 0, 0, 2, 3, 0, 0, 0, 0, 0, 1, 0, 0, 0, 0, 0, 6, 0, 0, 0, 0, 0, 0, 0, 0, 0, 0, 0]}, {"axis": {"matches": true}, "label": "kill", "values": [2, 1, 0, 2, 0, 0, 1, 2, 0, 1, 4, 1, 1, 0, 1, 1, 0, 2, 1, 0, 0, 0, 1, 0, 0, 0, 0, 1, 1, 0, 1, 0, 1, 2, 1, 1, 3, 0, 0, 1, 0]}], "hoverlabel": {"namelength": 0}, "hovertemplate": "state=Andhra pradesh<br>%{xaxis.title.text}=%{x}<br>%{yaxis.title.text}=%{y}", "legendgroup": "Andhra pradesh", "marker": {"color": "#EF553B", "symbol": "circle"}, "name": "Andhra pradesh", "showlegend": true, "type": "splom"}, {"dimensions": [{"axis": {"matches": true}, "label": "year", "values": [2008, 2009, 2010, 2011, 2012, 2014, 2014, 2014, 2015, 2015, 2015, 2015, 2016, 2016, 2016, 2016, 2016, 2017, 2017, 2017, 2017, 2017, 2017, 2017]}, {"axis": {"matches": true}, "label": "success", "values": [1, 1, 1, 1, 0, 1, 1, 1, 1, 1, 0, 1, 1, 1, 1, 1, 1, 0, 1, 1, 1, 1, 0, 1]}, {"axis": {"matches": true}, "label": "wound", "values": [0, 3, 2, 0, 1, 0, 0, 0, 8, 4, 0, 1, 1, 0, 0, 2, 8, 0, 1, 1, 1, 0, 0, 0]}, {"axis": {"matches": true}, "label": "kill", "values": [0, 2, 0, 0, 0, 0, 0, 0, 3, 3, 0, 2, 0, 0, 0, 0, 2, 0, 1, 0, 0, 0, 1, 0]}], "hoverlabel": {"namelength": 0}, "hovertemplate": "state=Arunachal Pradesh<br>%{xaxis.title.text}=%{x}<br>%{yaxis.title.text}=%{y}", "legendgroup": "Arunachal Pradesh", "marker": {"color": "#00cc96", "symbol": "circle"}, "name": "Arunachal Pradesh", "showlegend": true, "type": "splom"}, {"dimensions": [{"axis": {"matches": true}, "label": "year", "values": [2014, 2016]}, {"axis": {"matches": true}, "label": "success", "values": [0, 1]}, {"axis": {"matches": true}, "label": "wound", "values": [0, 0]}, {"axis": {"matches": true}, "label": "kill", "values": [0, 0]}], "hoverlabel": {"namelength": 0}, "hovertemplate": "state=Puducherry<br>%{xaxis.title.text}=%{x}<br>%{yaxis.title.text}=%{y}", "legendgroup": "Puducherry", "marker": {"color": "#ab63fa", "symbol": "circle"}, "name": "Puducherry", "showlegend": true, "type": "splom"}, {"dimensions": [{"axis": {"matches": true}, "label": "year", "values": [2015, 2015, 2015, 2015, 2015, 2015, 2015, 2015, 2015, 2016, 2016, 2016, 2016, 2016, 2016, 2016, 2017, 2017, 2017, 2017, 2017, 2017, 2017, 2017]}, {"axis": {"matches": true}, "label": "success", "values": [1, 1, 1, 1, 1, 1, 1, 1, 1, 1, 1, 1, 0, 1, 1, 0, 1, 0, 1, 1, 0, 0, 1, 0]}, {"axis": {"matches": true}, "label": "wound", "values": [0, 1, 0, 0, 0, 0, 2, 0, 0, 0, 1, 0, 0, 0, 1, 0, 0, 0, 0, 0, 0, 0, 0, 0]}, {"axis": {"matches": true}, "label": "kill", "values": [0, 0, 0, 0, 0, 1, 0, 0, 0, 0, 0, 0, 0, 1, 0, 0, 1, 0, 0, 0, 0, 0, 1, 0]}], "hoverlabel": {"namelength": 0}, "hovertemplate": "state=Telangana<br>%{xaxis.title.text}=%{x}<br>%{yaxis.title.text}=%{y}", "legendgroup": "Telangana", "marker": {"color": "#FFA15A", "symbol": "circle"}, "name": "Telangana", "showlegend": true, "type": "splom"}], "layout": {"dragmode": "select", "legend": {"title": {"text": "state"}, "tracegroupgap": 0}, "title": {"text": "Terrorism record in India"}}}
